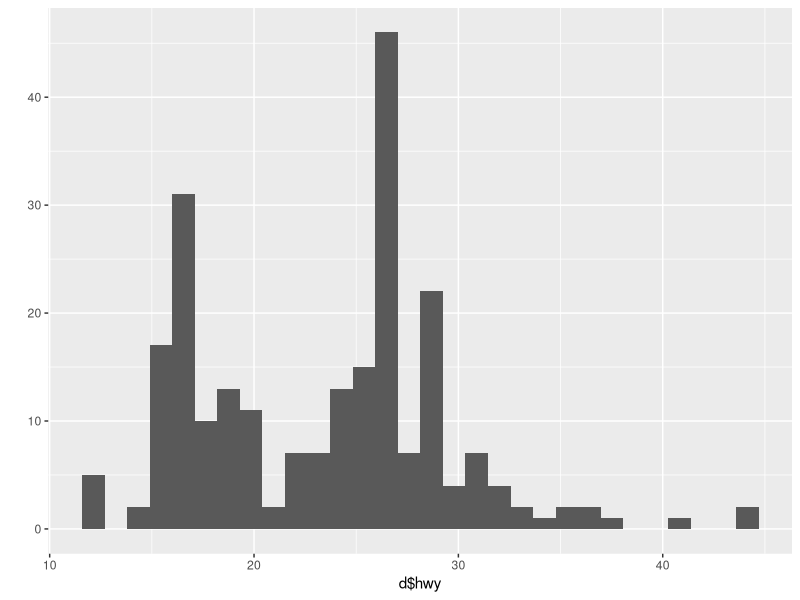
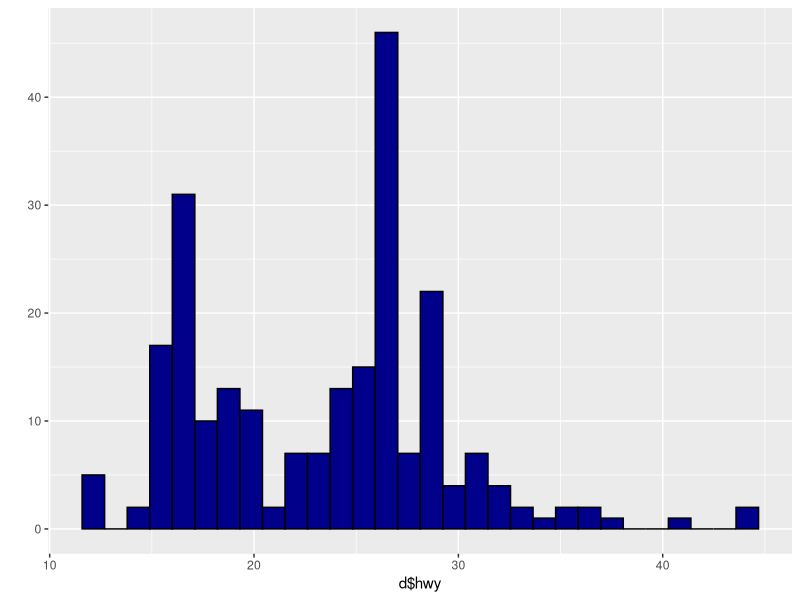
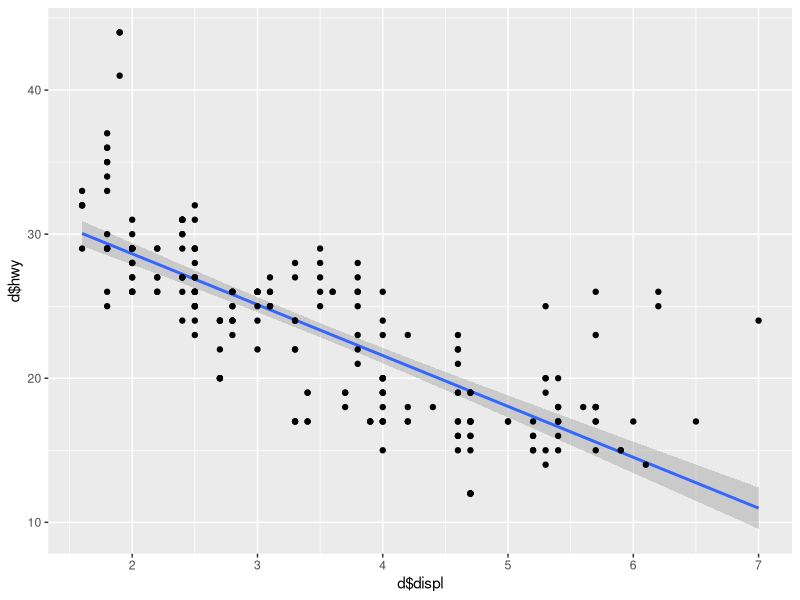
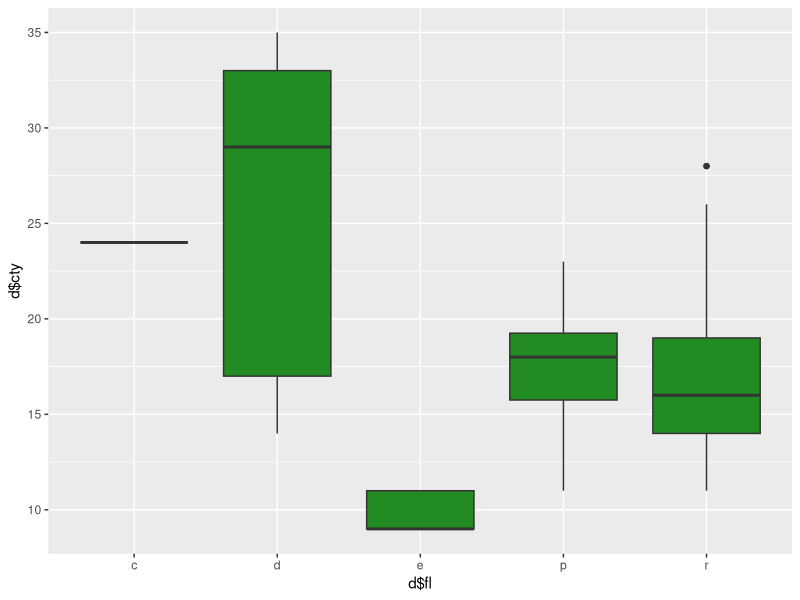
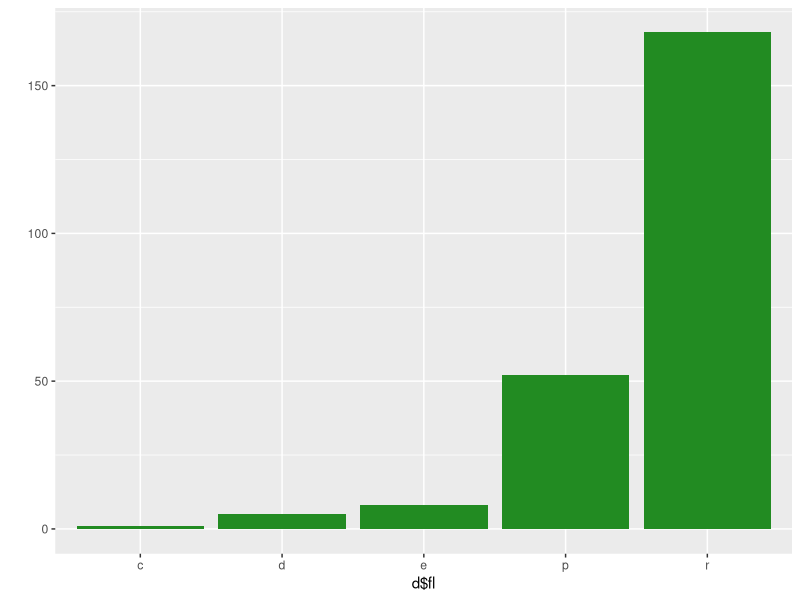
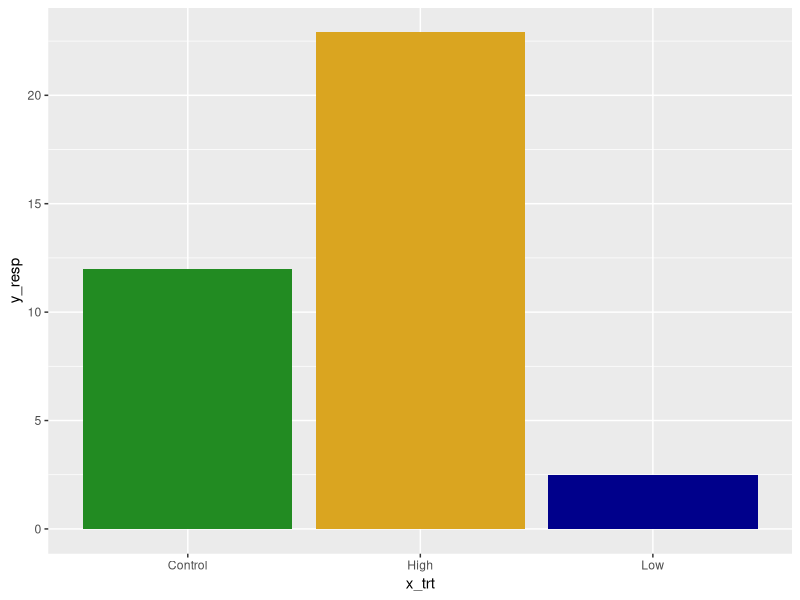
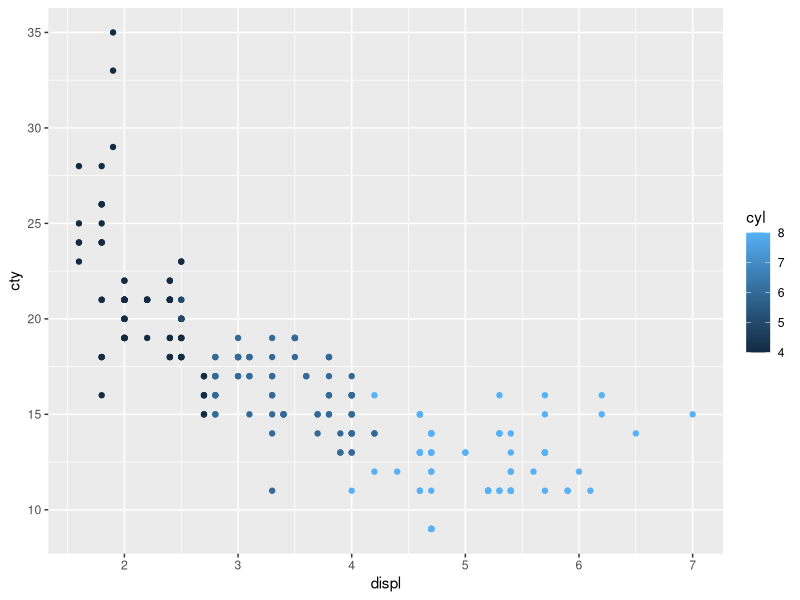
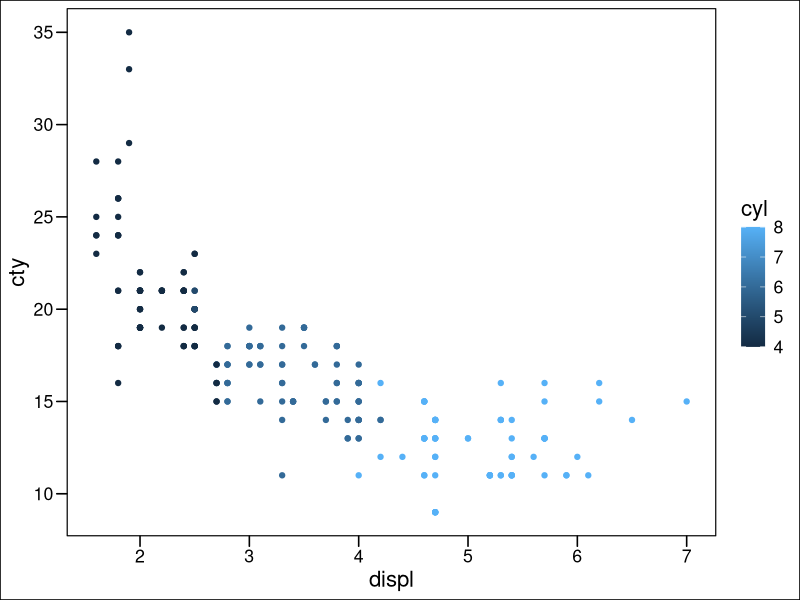

Reproduce these figures in R, in order.
#### ggplot2
#### 2023-01-24
#### LVA

library(ggplot2)
library(ggthemes)
library(patchwork)

#### Template for ggplot code
### p1 <- ggplot(data=<DATA>, mapping = aes(x=xVar, y=yVar)) +
### <GEOM FUNCTION> ##+ geom_boxplot()
### print(p1)

#### Load in a built-in data set
d <- mpg
str(mpg)

library(dplyr)
glimpse(d)

#### qplot: quick, plotting
qplot(x=d$hwy)

# histogram
qplot(x=d$hwy, fill= I("darkblue"), color=I("black"))

# scatterplot
qplot(x=d$displ, y=d$hwy, geom=c("smooth", "point"), method="lm")

# boxplot
qplot(x=d$fl, y=d$cty, geom="boxplot", fill=I("forestgreen"))

# barplot
qplot(x=d$fl, geom="bar", fill=I("forestgreen"))

### Create some data (specified counts)
x_trt <- c("Control", "Low", "High")
y_resp <- c(12, 2.5, 22.9)
qplot(x=x_trt,y=y_resp, geom="col", fill=I(c("forestgreen", "#00008B", "goldenrod")))

###### ggplot: uses dataframes instead of vectors

p1 <- ggplot(data=d, mapping=aes(x=displ, y=cty, color = cyl)) + 
  geom_point()
p1

p1 + theme_base()
p1 + theme_bw()
p1 + theme_classic()
p1 + theme_linedraw()
p1 + theme_dark()
p1 + theme_minimal()
p1 + theme_test()

p1 + theme_bw(base_size=20, base_family="serif")

p2 <- ggplot(data=d, aes(x=fl, fill=fl)) +
  geom_bar()
p2
p2 + coord_flip() + theme_classic (base_size=15, base_family="sans")

# Theme modifications
p3 <- ggplot(data=d, aes(x=displ, y=cty)) + 
  geom_point(size=4, shape = 21, color = "magenta", fill="black") +
  xlab("Count") +
  ylab("Fuel") +
  labs (title="My title here", subtitle="my subtitle goes here") #x=/y= axis
p3 + xlim(1, 10) + ylim(0, 35)

library(viridis)
cols <- viridis(7, option = "magma") #plasma, turbo, viridis are other options
ggplot(data = d, aes(x=class, y=hwy, fill =class)) +
  geom_boxplot() +
  scale_fill_manual(values=cols)

library(patchwork)
(p1 + p2) / p3  




